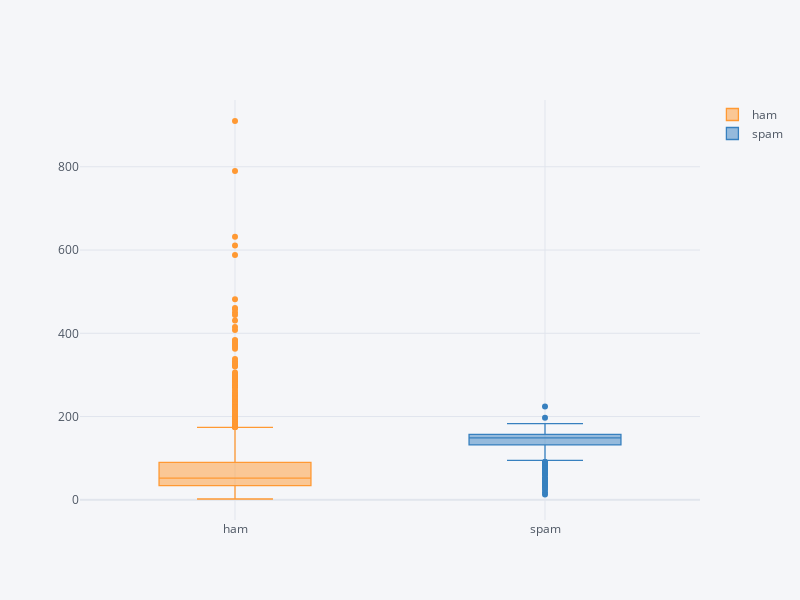

The notebook cell this image was saved under:
### Code cell
g = data.pivot(columns="target", values="length").iplot(kind="box", asFigure=True, boxpoints='outliers')
g.update_layout(
    width=800,
    height=600,
)

### Figure 1 — Plotly figure (JSON) as saved in the notebook; plotly's stock layout.template omitted (floating-point values rounded to 4 significant figures; data arrays with more than 128 entries replaced by an {"elided": "..."} marker saying what was removed)
{"data": [{"boxpoints": "outliers", "line": {"width": 1.3}, "marker": {"color": "rgba(255, 153, 51, 1.0)"}, "name": "ham", "orientation": "v", "type": "box", "y": {"elided": "5169 int values"}}, {"boxpoints": "outliers", "line": {"width": 1.3}, "marker": {"color": "rgba(55, 128, 191, 1.0)"}, "name": "spam", "orientation": "v", "type": "box", "y": {"elided": "5169 int values"}}], "layout": {"height": 600, "legend": {"bgcolor": "#F5F6F9", "font": {"color": "#4D5663"}}, "paper_bgcolor": "#F5F6F9", "plot_bgcolor": "#F5F6F9", "title": {"font": {"color": "#4D5663"}}, "width": 800, "xaxis": {"gridcolor": "#E1E5ED", "showgrid": true, "tickfont": {"color": "#4D5663"}, "title": {"font": {"color": "#4D5663"}, "text": ""}, "zerolinecolor": "#E1E5ED"}, "yaxis": {"gridcolor": "#E1E5ED", "showgrid": true, "tickfont": {"color": "#4D5663"}, "title": {"font": {"color": "#4D5663"}, "text": ""}, "zerolinecolor": "#E1E5ED"}}}
